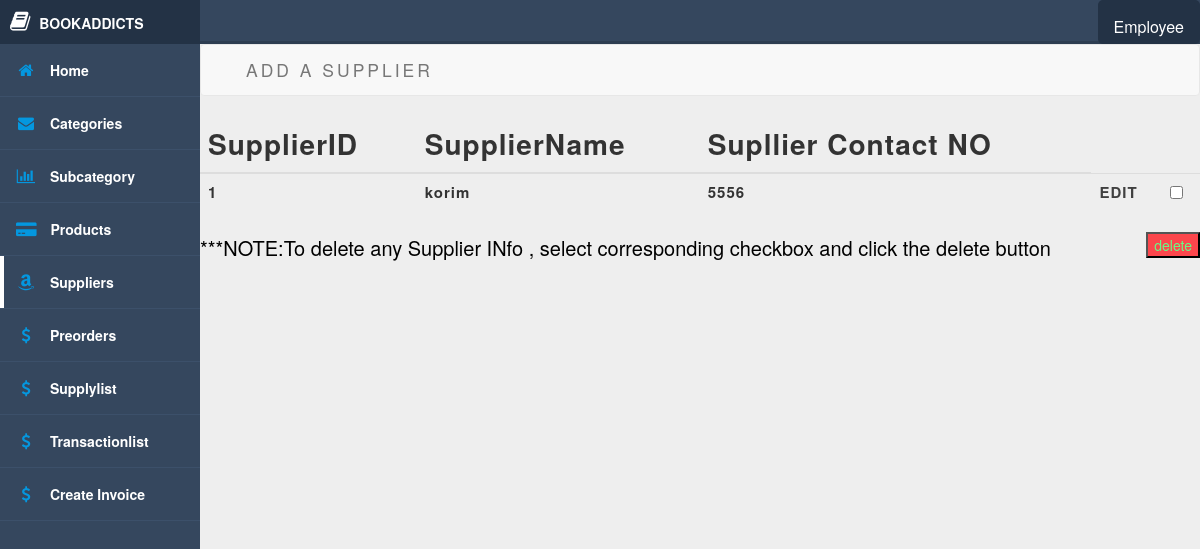
The page /adminsupplier.php (signed in) on the database its author committed.
### tables this page shows
CREATE TABLE `supplierinfo` (
  `SupplierID` int(11) NOT NULL,
  `SupplierName` varchar(100) NOT NULL,
  `SupplierContactNO` varchar(100) NOT NULL
);

### adminsupplier.php (the view, shortened to what this page needs)
<?php
	include("db.php");?>
	<?php
	if(isset($_SESSION['name'])&&($_SESSION['role']=='owner'||$_SESSION['role']=='employee')){
		$login_user=$_SESSION['name'];
	}
	else
	{
		   header('Location:index.php');
                exit();
	}
?><!DOCTYPE html>
<html>
	<head>
		<link rel="stylesheet" href="https://maxcdn.bootstrapcdn.com/font-awesome/4.5.0/css/font-awesome.min.css">
		<link rel="stylesheet" href="http://code.ionicframework.com/ionicons/2.0.1/css/ionicons.min.css">
		<link rel="stylesheet" href="main.css">
		  <link href="css/bookaddicts.css" rel="stylesheet">
			<link href="css/bootstrap.min.css" rel="stylesheet">
	</head>
	<body style="background:#eeeeee;">
        <div class="header">
			<div class="dropdown">
			 <button class="dropbtn"><?php echo $login_user;?></button>
			</div>
		</div>
		<div class="side-nav">
			<div class="logo">
				<i class="fa fa-book"></i>
				<span>BOOKADDICTS</span>
			</div>
			<?php include("side.php");?>
		</div>
		<div class="main-content">
	    <nav class="navbar navbar-default" role="navigation">
	        <div class="container">
	            <div class="collapse navbar-collapse" id="bs-example-navbar-collapse-1">
	                <ul class="nav navbar-nav"<style="float:right;">
	                    <li>
	                        <a href="addsupplier.php">Add a supplier</a>
	                    </li>
	                </ul>
	            </div>
	        </div>
	    </nav>
<div>
<table  class="table"  cellspacing="0" cellpadding="0">
<thead id="thl"><tr>
	<th style="font-weight:bold"><b>SupplierID</b></th>
	<th style="font-weight:bold;"><b>SupplierName</b></th>
    <th style="font-weight:bold"><b>Supllier Contact NO</b></th>
	</tr></thead>
	<form id="delete_supplier" method="POST" action="deletesupplier.php">
	<tbody>
		<?php
		$sql="SELECT* from supplierinfo ";
		$r=mysqli_query($conn,$sql);
		while($field=mysqli_fetch_assoc($r))
		{
			$suid=$field["SupplierID"];
			$suname=$field["SupplierName"];
            $con=$field["SupplierContactNO"];
			echo "<tr>";
            echo "<td>".$suid."</td>";
            echo "<td>".$suname."</td>";
			echo "<td>".$con."</td>";
			 echo "<td>"."<a href='updatesupplier.php?suid=".$suid."'>"."EDIT"."</a></td>";
			 echo "<td>"."<input type='checkbox' name='SUID' value='$suid'></input>"."</td>" ;
echo "</tr>";
		}
		?>
	</tbody>
</table>
<input type="submit" name="delete" value="delete" style="float:right;background:#fc464c;color:#67fc87;">
</div>
 <p style="font-size:20px;">***NOTE:To delete any Supplier INfo , select corresponding checkbox and click the delete button</p>
		</div>
	</body>
</html>

### main.css (style rules this page uses)
* { box-sizing: border-box; }
body { margin: 0; paddin: 0; font-family: 'Source Sans Pro', sans-serif; background-color: #d5dae5; -webkit-font-smoothing: antialiased; -moz-osx-font-smoothing: grayscale; }
.header { position: absolute; width: 100%; z-index: 3; height: 44px; background-color: #fff; border-bottom: 3px solid #2d3d51; }
.logo { height: 44px; padding: 10px; font-weight: 700; }
.side-nav .logo { background-color: #233245; color: #fff; }
.logo i { font-size: 22px; }
.logo span { margin-left: 5px; text-transform: uppercase; }
.nav-trigger span, .nav-trigger span:before, span:after { width: 20px; height: 2px; background-color: #35475e; position: absolute; }
.side-nav { position: absolute; width: 100%; height: 100vh; background-color: #35475e; z-index: 1; display: none; }
.main-content { padding: 40px; margin-top: 0; padding: 0; padding-top: 44px; height: 100%; overflow:scroll; }
@media screen and (min-width: 600px) { .header { background-color: #35475e; z-index: 1; } }
@media screen and (min-width: 600px) { .nav-trigger span, .nav-trigger span:before, span:after { background-color: #fff; } }
@media screen and (min-width: 600px) { .side-nav { display: block; width: 70px; z-index: 2; } }
@media screen and (min-width: 600px) { .side-nav .logo i { padding-left: 12px; } }
@media screen and (min-width: 600px) { .side-nav .logo span { display: none; } }
@media screen and (min-width: 600px) { .main-content { margin-left: 70px; } }
@media screen and (min-width: 800px) { .side-nav { width: 200px; } }
@media screen and (min-width: 800px) { .side-nav .logo i { padding-left: 0; } }
@media screen and (min-width: 800px) { .side-nav .logo span { display: inline-block; } }
@media screen and (min-width: 800px) { .main-content { margin-left: 200px; } }
tr>td>a { color:blue; }
tbody>tr>td { font-size: 15px; }
.dropbtn { background-color: #233245; color: white; padding: 16px; padding-bottom: 20px; font-size: 16px; border: none; cursor: pointer; height: 44px; border-radius: 5px; }
.dropdown { float:right; height: 44px; position: relative; display: inline-block; }

### css/bookaddicts.css (style rules this page uses)
body { font-family: "Open Sans","Helvetica Neue",Helvetica,Arial,sans-serif; background: url('../img/bg.jpg') no-repeat center center fixed; -webkit-background-size: cover; -moz-background-size: cover; background-size: cover; -o-background-size: cover; }
p { font-size: 1.25em; line-height: 1.6; color: #000; }
.navbar-nav { text-transform: uppercase; font-weight: 400; letter-spacing: 3px; }
@media screen and (min-width:768px) { .navbar { border-radius: 0; } }
@media screen and (min-width:768px) { .navbar { min-height: 0; } }
@media screen and (min-width:768px) { .navbar-default { border: none; background: #fff; background: rgba(255,255,255,0.9); } }
@media screen and (min-width:768px) { .nav>li>a { padding: 35px; } }
@media screen and (min-width:768px) { .navbar-nav>li>a { line-height: normal; } }
@media screen and (min-width:768px) { .navbar-nav { display: table; float: none; margin: 0 auto; table-layout: fixed; font-size: 1.25em; } }
.table { text-transform: camelcase; font-family: "Josefin Slab","Helvetica Neue",Helvetica,Arial,sans-serif; font-weight: 700; letter-spacing: 1px; margin-right: 30px; font-size: 2em; }
table>tbody>tr>td>a { color:#404040; }

### rows shown on the page
supplierinfo: SupplierID "1", SupplierName "korim", SupplierContactNO "5556"

### other values the page prints
$login_user "Employee"
